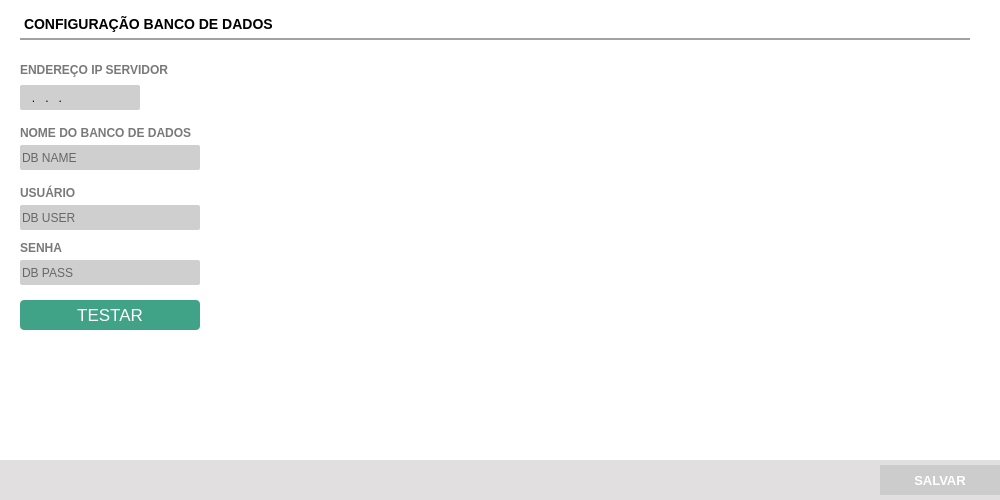
<?xml version="1.0" encoding="UTF-8"?>
<ui version="4.0">
 <class>ct_dbConf</class>
 <widget class="QFrame" name="ct_dbConf">
  <property name="geometry">
   <rect>
    <x>0</x>
    <y>0</y>
    <width>1000</width>
    <height>500</height>
   </rect>
  </property>
  <property name="windowTitle">
   <string>Frame</string>
  </property>
  <property name="styleSheet">
   <string notr="true">background: #FFF;
border: none</string>
  </property>
  <widget class="QFrame" name="fr_dbConf">
   <property name="geometry">
    <rect>
     <x>0</x>
     <y>0</y>
     <width>1000</width>
     <height>500</height>
    </rect>
   </property>
   <property name="frameShape">
    <enum>QFrame::StyledPanel</enum>
   </property>
   <property name="frameShadow">
    <enum>QFrame::Raised</enum>
   </property>
   <widget class="QFrame" name="fr_BotoesDataBase">
    <property name="geometry">
     <rect>
      <x>0</x>
      <y>460</y>
      <width>1000</width>
      <height>40</height>
     </rect>
    </property>
    <property name="styleSheet">
     <string notr="true">background:#E1DFE0;
border: none;</string>
    </property>
    <widget class="QPushButton" name="bt_SalvarConfigDB">
     <property name="enabled">
      <bool>false</bool>
     </property>
     <property name="geometry">
      <rect>
       <x>880</x>
       <y>5</y>
       <width>120</width>
       <height>30</height>
      </rect>
     </property>
     <property name="font">
      <font>
       <family>Tahoma</family>
       <pointsize>10</pointsize>
       <weight>75</weight>
       <bold>true</bold>
      </font>
     </property>
     <property name="cursor">
      <cursorShape>PointingHandCursor</cursorShape>
     </property>
     <property name="focusPolicy">
      <enum>Qt::NoFocus</enum>
     </property>
     <property name="contextMenuPolicy">
      <enum>Qt::ActionsContextMenu</enum>
     </property>
     <property name="styleSheet">
      <string notr="true">QPushButton {
background-color: #7AB32E;
color: #FFF
 }
QPushButton:hover{
background-color: #40a286
}
QPushButton:disabled {
background-color: #CCC;

}</string>
     </property>
     <property name="text">
      <string>SALVAR</string>
     </property>
     <property name="iconSize">
      <size>
       <width>75</width>
       <height>35</height>
      </size>
     </property>
    </widget>
   </widget>
   <widget class="QLabel" name="lb_FormFornecedor_3">
    <property name="geometry">
     <rect>
      <x>20</x>
      <y>10</y>
      <width>950</width>
      <height>30</height>
     </rect>
    </property>
    <property name="styleSheet">
     <string notr="true">QLabel{
font-size: 14px;
font-family: &quot;Arial&quot;;
font-weight: bold;

border-bottom: 2px solid #A2A2A2
}</string>
    </property>
    <property name="text">
     <string>CONFIGURAÇÃO BANCO DE DADOS</string>
    </property>
   </widget>
   <widget class="QLabel" name="lb_FormFornecedor_25">
    <property name="geometry">
     <rect>
      <x>20</x>
      <y>60</y>
      <width>180</width>
      <height>20</height>
     </rect>
    </property>
    <property name="styleSheet">
     <string notr="true">QLabel{
font-size: 12px;
font-family: &quot;Arial Unicode MS&quot;;
font-weight: bold;
color: #797979
}</string>
    </property>
    <property name="text">
     <string>ENDEREÇO IP SERVIDOR</string>
    </property>
   </widget>
   <widget class="QLabel" name="lb_FormFornecedor_46">
    <property name="geometry">
     <rect>
      <x>20</x>
      <y>120</y>
      <width>180</width>
      <height>25</height>
     </rect>
    </property>
    <property name="styleSheet">
     <string notr="true">QLabel{
font-size: 12px;
font-family: &quot;Arial Unicode MS&quot;;
font-weight: bold;
color: #797979
}</string>
    </property>
    <property name="text">
     <string>NOME DO BANCO DE DADOS</string>
    </property>
   </widget>
   <widget class="QLabel" name="lb_FormFornecedor_47">
    <property name="geometry">
     <rect>
      <x>20</x>
      <y>180</y>
      <width>180</width>
      <height>25</height>
     </rect>
    </property>
    <property name="styleSheet">
     <string notr="true">QLabel{
font-size: 12px;
font-family: &quot;Arial Unicode MS&quot;;
font-weight: bold;
color: #797979
}</string>
    </property>
    <property name="text">
     <string>USUÁRIO</string>
    </property>
   </widget>
   <widget class="QLineEdit" name="tx_DbPass">
    <property name="geometry">
     <rect>
      <x>20</x>
      <y>260</y>
      <width>180</width>
      <height>25</height>
     </rect>
    </property>
    <property name="focusPolicy">
     <enum>Qt::WheelFocus</enum>
    </property>
    <property name="styleSheet">
     <string notr="true">QLineEdit{
background: #CFCFCF;
border-radius: 2px;
color: #000;
font: 13px &quot;Arial&quot; ;
}
QLineEdit:Focus {
border: 1px solid red;
}</string>
    </property>
    <property name="inputMask">
     <string/>
    </property>
    <property name="text">
     <string/>
    </property>
    <property name="echoMode">
     <enum>QLineEdit::Password</enum>
    </property>
    <property name="alignment">
     <set>Qt::AlignLeading|Qt::AlignLeft|Qt::AlignVCenter</set>
    </property>
    <property name="placeholderText">
     <string>DB PASS</string>
    </property>
   </widget>
   <widget class="QLabel" name="lb_FormFornecedor_48">
    <property name="geometry">
     <rect>
      <x>20</x>
      <y>235</y>
      <width>180</width>
      <height>25</height>
     </rect>
    </property>
    <property name="styleSheet">
     <string notr="true">QLabel{
font-size: 12px;
font-family: &quot;Arial Unicode MS&quot;;
font-weight: bold;
color: #797979
}</string>
    </property>
    <property name="text">
     <string>SENHA </string>
    </property>
   </widget>
   <widget class="QLineEdit" name="tx_DbUser">
    <property name="geometry">
     <rect>
      <x>20</x>
      <y>205</y>
      <width>180</width>
      <height>25</height>
     </rect>
    </property>
    <property name="focusPolicy">
     <enum>Qt::WheelFocus</enum>
    </property>
    <property name="styleSheet">
     <string notr="true">QLineEdit{
background: #CFCFCF;
border-radius: 2px;
color: #000;
font: 13px &quot;Arial&quot; ;
}
QLineEdit:Focus {
border: 1px solid red;
}</string>
    </property>
    <property name="inputMask">
     <string/>
    </property>
    <property name="text">
     <string/>
    </property>
    <property name="alignment">
     <set>Qt::AlignLeading|Qt::AlignLeft|Qt::AlignVCenter</set>
    </property>
    <property name="placeholderText">
     <string>DB USER</string>
    </property>
   </widget>
   <widget class="QLineEdit" name="tx_IpServer">
    <property name="geometry">
     <rect>
      <x>20</x>
      <y>85</y>
      <width>120</width>
      <height>25</height>
     </rect>
    </property>
    <property name="focusPolicy">
     <enum>Qt::WheelFocus</enum>
    </property>
    <property name="styleSheet">
     <string notr="true">QLineEdit{
background: #CFCFCF;
border-radius: 2px;
color: #000;
font: 13px &quot;Arial&quot; ;
}
QLineEdit:Focus {
border: 1px solid red;
}</string>
    </property>
    <property name="inputMask">
     <string>000.000.000.000</string>
    </property>
    <property name="text">
     <string>...</string>
    </property>
    <property name="alignment">
     <set>Qt::AlignLeading|Qt::AlignLeft|Qt::AlignVCenter</set>
    </property>
    <property name="placeholderText">
     <string>127.0.0.1</string>
    </property>
   </widget>
   <widget class="QLineEdit" name="tx_DbName">
    <property name="geometry">
     <rect>
      <x>20</x>
      <y>145</y>
      <width>180</width>
      <height>25</height>
     </rect>
    </property>
    <property name="focusPolicy">
     <enum>Qt::WheelFocus</enum>
    </property>
    <property name="styleSheet">
     <string notr="true">QLineEdit{
background: #CFCFCF;
border-radius: 2px;
color: #000;
font: 13px &quot;Arial&quot; ;
}
QLineEdit:Focus {
border: 1px solid red;
}</string>
    </property>
    <property name="inputMask">
     <string/>
    </property>
    <property name="text">
     <string/>
    </property>
    <property name="alignment">
     <set>Qt::AlignLeading|Qt::AlignLeft|Qt::AlignVCenter</set>
    </property>
    <property name="placeholderText">
     <string>DB NAME</string>
    </property>
   </widget>
   <widget class="QPushButton" name="bt_TestarConexao">
    <property name="geometry">
     <rect>
      <x>20</x>
      <y>300</y>
      <width>180</width>
      <height>30</height>
     </rect>
    </property>
    <property name="font">
     <font>
      <family>Segoe UI</family>
      <pointsize>13</pointsize>
      <weight>50</weight>
      <bold>false</bold>
     </font>
    </property>
    <property name="cursor">
     <cursorShape>PointingHandCursor</cursorShape>
    </property>
    <property name="focusPolicy">
     <enum>Qt::NoFocus</enum>
    </property>
    <property name="contextMenuPolicy">
     <enum>Qt::ActionsContextMenu</enum>
    </property>
    <property name="styleSheet">
     <string notr="true">QPushButton{
background: #40A286 ;
border: none;
color: #FFF;
border-radius: 4px
}
QPushButton:hover {
background: #7AB32E
}
QPushButton:disabled {
background: #7AB32E
}</string>
    </property>
    <property name="text">
     <string>TESTAR</string>
    </property>
    <property name="iconSize">
     <size>
      <width>75</width>
      <height>35</height>
     </size>
    </property>
   </widget>
   <widget class="QLabel" name="lb_StatusTesteDb">
    <property name="geometry">
     <rect>
      <x>210</x>
      <y>300</y>
      <width>30</width>
      <height>30</height>
     </rect>
    </property>
    <property name="styleSheet">
     <string notr="true">QLabel{
font-size: 12px;
font-family: &quot;Arial Unicode MS&quot;;
font-weight: bold;
color: #797979
}</string>
    </property>
    <property name="text">
     <string/>
    </property>
   </widget>
   <widget class="QLabel" name="lb_status_db">
    <property name="geometry">
     <rect>
      <x>210</x>
      <y>145</y>
      <width>240</width>
      <height>25</height>
     </rect>
    </property>
    <property name="styleSheet">
     <string notr="true">QLabel{
font-size: 12px;
font-family: &quot;Arial Unicode MS&quot;;
font-weight: bold;
color: #797979
}</string>
    </property>
    <property name="text">
     <string/>
    </property>
   </widget>
   <widget class="QLabel" name="lb_status_user">
    <property name="geometry">
     <rect>
      <x>210</x>
      <y>205</y>
      <width>240</width>
      <height>25</height>
     </rect>
    </property>
    <property name="styleSheet">
     <string notr="true">QLabel{
font-size: 12px;
font-family: &quot;Arial Unicode MS&quot;;
font-weight: bold;
color: #797979
}</string>
    </property>
    <property name="text">
     <string/>
    </property>
   </widget>
   <widget class="QLabel" name="lb_status_senha">
    <property name="geometry">
     <rect>
      <x>210</x>
      <y>260</y>
      <width>240</width>
      <height>25</height>
     </rect>
    </property>
    <property name="styleSheet">
     <string notr="true">QLabel{
font-size: 12px;
font-family: &quot;Arial Unicode MS&quot;;
font-weight: bold;
color: #797979
}</string>
    </property>
    <property name="text">
     <string/>
    </property>
   </widget>
  </widget>
 </widget>
 <tabstops>
  <tabstop>tx_IpServer</tabstop>
  <tabstop>tx_DbName</tabstop>
  <tabstop>tx_DbUser</tabstop>
  <tabstop>tx_DbPass</tabstop>
 </tabstops>
 <resources/>
 <connections/>
</ui>
